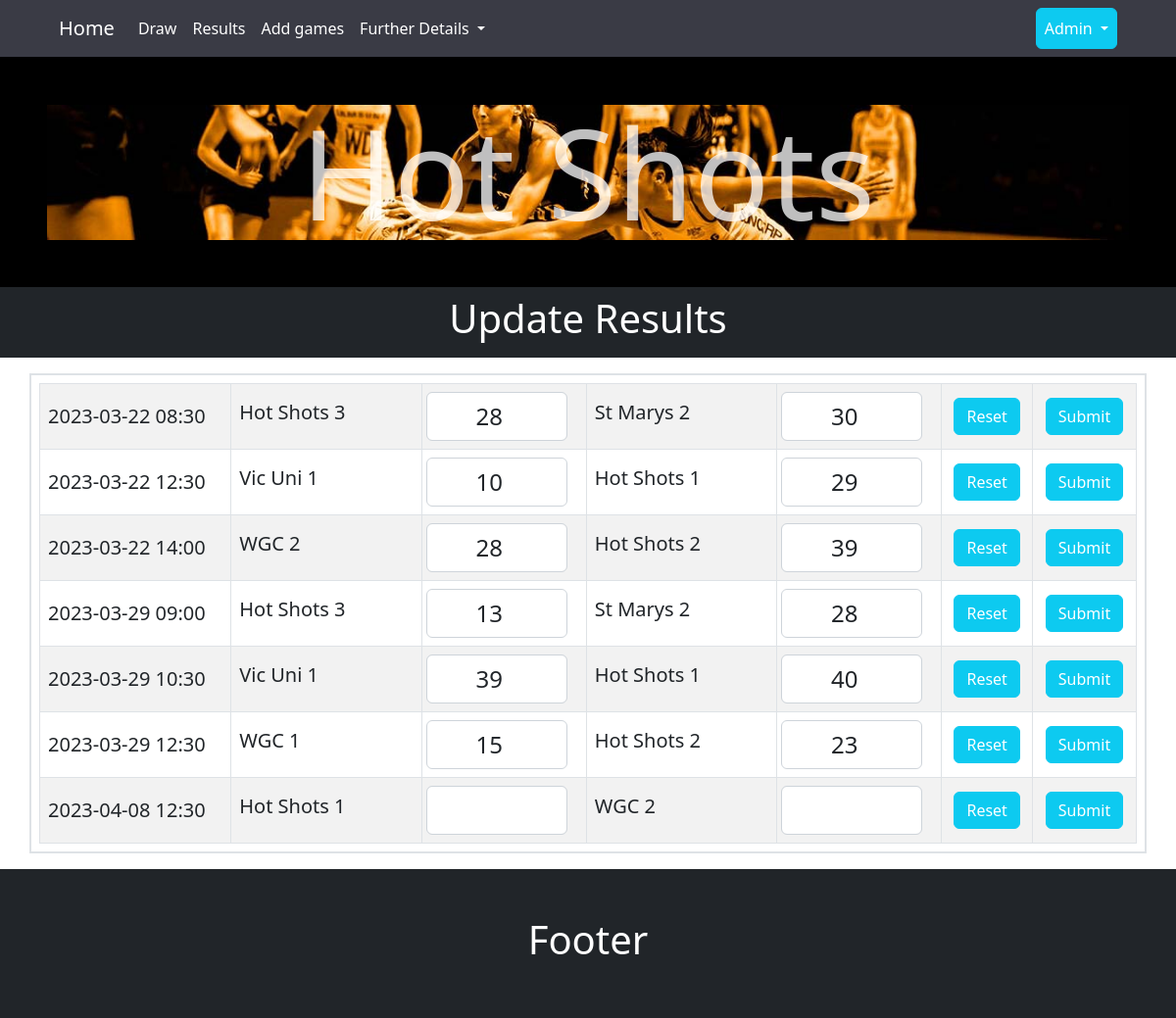
Page /allscores on the earlier database version.
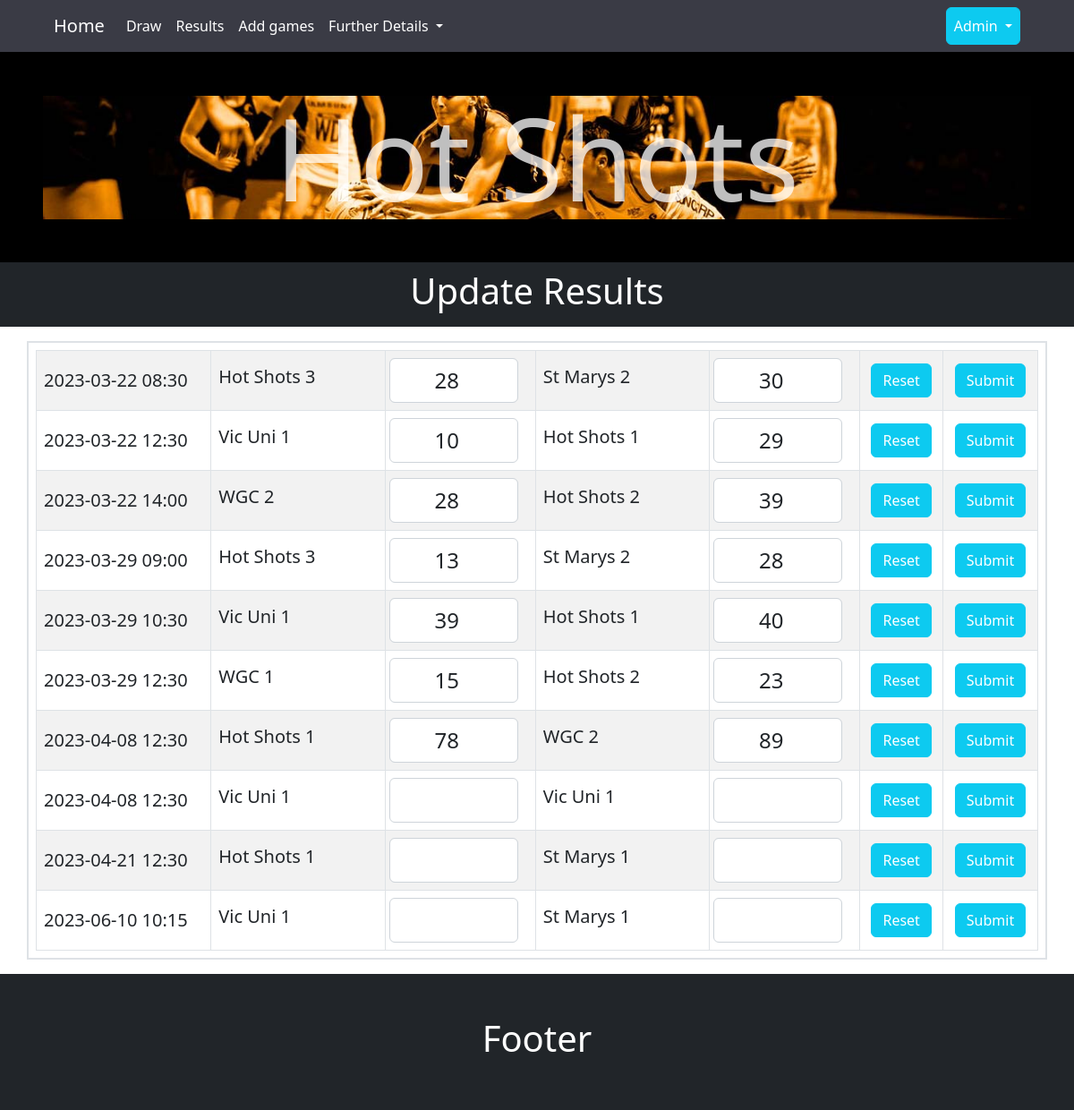
Same page on the later database version.
### tables this page shows
CREATE TABLE draw
(
    draw_id   integer primary key autoincrement,
    draw_date date    not null,
    team_1    integer not null,
    score_1   integer,
    team_2    integer not null,
    score_2   integer,
    foreign key (team_1) references team (team_id),
    foreign key (team_2) references team (team_id),
    unique(draw_date,team_1,team_2)
);

CREATE TABLE team(
    team_id integer primary key autoincrement ,
    team_name text not null unique
);

### server.py (the view, shortened to what this page needs)
@app.route('/allscores' , methods=['GET', 'POST'])
def allscores():
    data = request.args
    complete = False
    if 'complete' in data.keys():
        complete = True
    sql = """ select
        d.draw_id as "game_id",
        d.draw_date as "game_date",
        d.score_1 as "score_1",
        d.score_2 as "score_2",
        b.team_name as "team_1",
        c.team_name as "team_2"
        from draw d
        join team b on  d.team_1 = b.team_id
        join team c on  d.team_2 = c.team_id
        """
    value_tuple = ()
    team_data = run_search_query_tuples(sql, value_tuple, db_path, True)
    if request.method == 'GET':
        return render_template("netball_manage_scores.html", team_data=team_data, complete=complete)

### db_functions.py (called while the page is built)
def run_search_query_tuples(sql_query,values_tuple, file_path, rowfactory=False):
    result = None
    try:
        db = sqlite3.connect(file_path)
        if rowfactory:
            db.row_factory = sqlite3.Row
        cursor = db.cursor()
        cursor.execute(sql_query,values_tuple)
        result = cursor.fetchall()
        cursor.close()
    except sqlite3.Error as error:
        print("Error running search query tuples: {}".format(error))
        return None
    db.close()
    if result is None:
        print("No search values were found")
    return result

### templates/netball_manage_scores.html (shortened to what this page needs)
{% extends "layout.html" %}
{% block heading %} Update Results {% endblock %}
{% block content %}
<div class="container-sm border border-2 p-2 my-3">
<div class="table-responsive-lg">
  <table class="table table-bordered mx-auto align-middle table-striped m-0">
      {% for row in team_data %}
      <tr>
            <td> {{ row['game_date'] }}</td>
            <td><label for="team1score{{loop.index0}}" class="form-label"> {{row['team_1']}}</label> </td>
            <td class="px-1"><input type="number" class="form-control" form="form{{loop.index0}}" id="team1score{{loop.index0}}" name="score_1"  min="0" max="100" step="1" placeholder="" value={{row['score_1']}} required></td>
            <td>  <label for="team2score{{loop.index0}}" class="form-label"> {{row['team_2']}}</label></td>
            <td class="px-1"> <input type="number" class="form-control" form="form{{loop.index0}}" id="team2score{{loop.index0}}" name="score_2" min="0" max="100" step="1" placeholder="" value={{row['score_2']}} required></td>
            <td class="text-center">   <button type="reset" class="btn btn-info text-white" form="form{{loop.index0}}">Reset</button></td>
            <td class="text-center">   <button type="submit" class="btn btn-info text-white" form="form{{loop.index0}}">Submit</button></td>
      </tr>
      {% endfor %}
       </table>
</div>
</div>
{% endblock %}

Differences in the rows shown:
changed draw (number 7 of 10 on the later page): score_1 (not shown) → "78"; score_2 (not shown) → "89"
added draw: game_date "2023-04-08 12:30", team_1 "Vic Uni 1", team_2 "Vic Uni 1"
added draw: game_date "2023-04-21 12:30", team_1 "Hot Shots 1", team_2 "St Marys 1"
added draw: game_date "2023-06-10 10:15", team_1 "Vic Uni 1", team_2 "St Marys 1"
